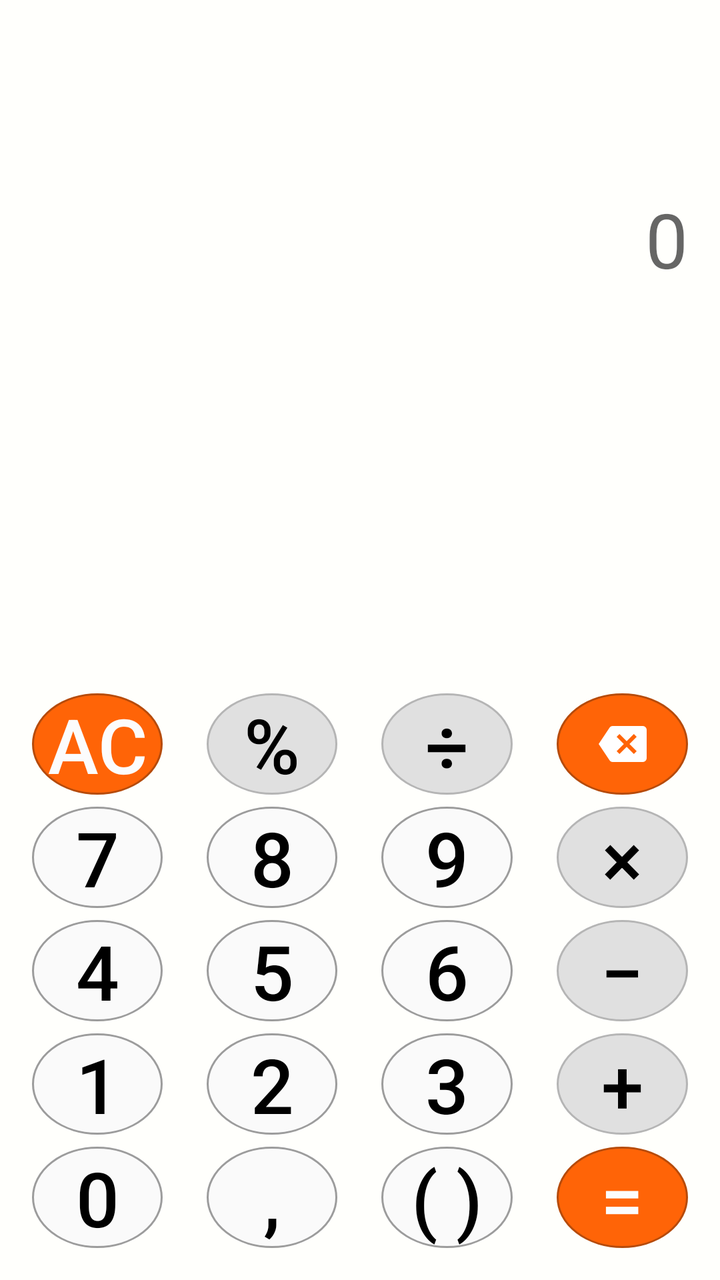
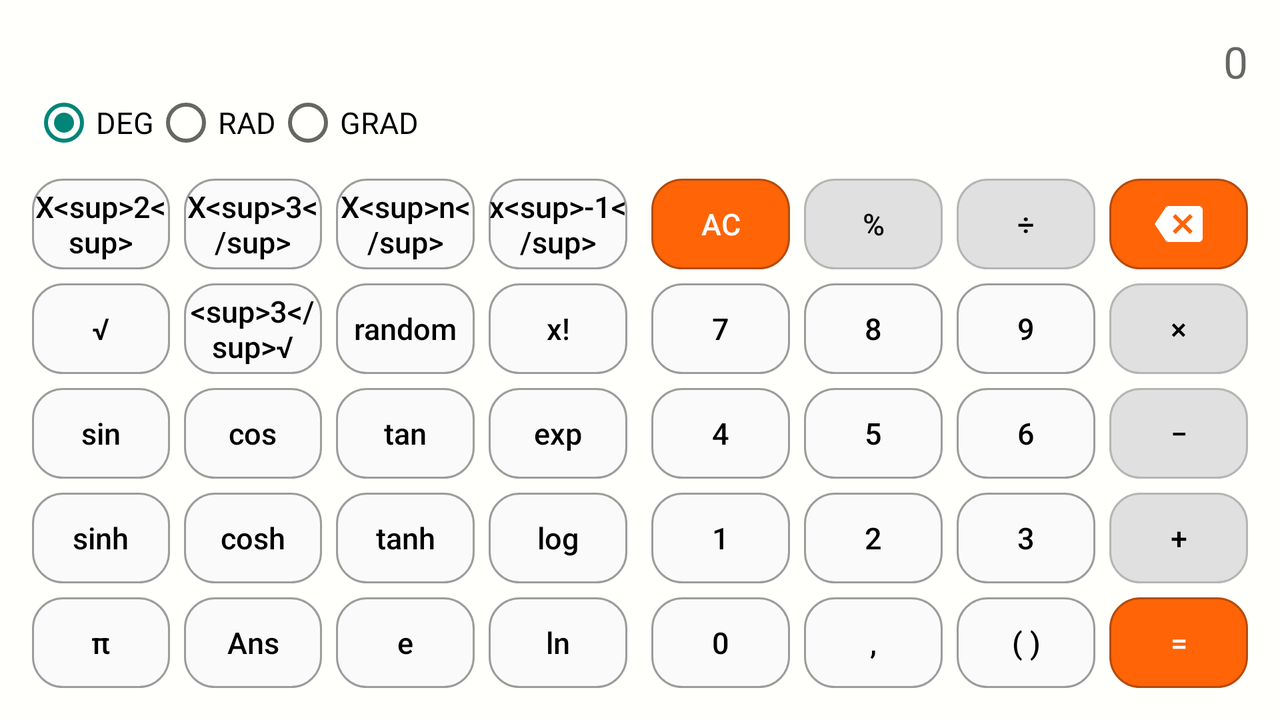

One screen, two layout resources from the same app: the default and the repository's alternative for another configuration. Each is rendered where Android would select it; the XML of both is given below.
<!-- AndroidManifest.xml: application theme AppTheme -->
<!-- res/layout/fragment_lg_orange.xml -->
<?xml version="1.0" encoding="utf-8"?>
<RelativeLayout xmlns:android="http://schemas.android.com/apk/res/android"
    style="@style/LgTheme"
    android:layout_width="match_parent"
    android:layout_height="match_parent"
    android:background="#fffffc"
    android:padding="@dimen/activity_margin">

    <LinearLayout
        android:layout_width="match_parent"
        android:layout_height="match_parent"
        android:layout_alignParentTop="true"
        android:layout_above="@+id/container"
        android:weightSum="8"
        android:orientation="vertical"
        android:id="@+id/editing">

        <TextView
            android:id="@+id/lg_edit"
            android:layout_width="match_parent"
            android:layout_height="0dp"
            android:gravity="center|end"
            android:hint="@string/n0"
            android:textColor="#ff000000"
            android:textSize="@dimen/text_edit"
            android:layout_weight="5"
            android:textIsSelectable="true" />

        <TextView
            android:id="@+id/lg_solution"
            android:layout_width="match_parent"
            android:layout_height="0dp"
            android:gravity="center|end"
            android:maxLines="1"
            android:textColor="@color/lg_orange"
            android:textSize="@dimen/text_solution"
            android:layout_weight="3"/>
    </LinearLayout>

    <RelativeLayout
        android:id="@+id/container"
        android:layout_width="match_parent"
        android:layout_height="wrap_content"
        android:layout_alignParentBottom="true">

        <LinearLayout
            android:id="@+id/l1"
            android:layout_width="match_parent"
            android:layout_height="wrap_content"
            android:orientation="horizontal">

            <Button
                android:id="@+id/lg_ac"
                style="@style/Lg.Special.Orange"
                android:text="@string/ac"/>

            <Button
                android:id="@+id/lg_extra"
                style="@style/Lg.Symbols"
                android:layout_marginLeft="@dimen/margin_left"
                android:layout_marginStart="@dimen/margin_left"
                android:text="@string/percentage" />

            <Button
                android:id="@+id/lg_division"
                style="@style/Lg.Symbols"
                android:layout_marginLeft="@dimen/margin_left"
                android:layout_marginStart="@dimen/margin_left"
                android:text="@string/division" />

            <ImageButton
                android:id="@+id/lg_backspace"
                android:layout_marginLeft="@dimen/margin_left"
                android:layout_marginStart="@dimen/margin_left"
                android:src="@drawable/backspace_white"
                style="@style/Lg.Special.Orange"
                android:layout_height="match_parent"/>

        </LinearLayout>

        <LinearLayout
            android:id="@+id/l2"
            android:layout_width="match_parent"
            android:layout_height="wrap_content"
            android:layout_below="@+id/l1"
            android:layout_marginTop="@dimen/margin_top"
            android:orientation="horizontal">

            <Button
                android:id="@+id/lg_n7"
                style="@style/Lg.Numbers"
                android:text="@string/n7" />

            <Button
                android:id="@+id/lg_n8"
                style="@style/Lg.Numbers"
                android:layout_marginLeft="@dimen/margin_left"
                android:layout_marginStart="@dimen/margin_left"
                android:text="@string/n8" />

            <Button
                android:id="@+id/lg_n9"
                style="@style/Lg.Numbers"
                android:layout_marginLeft="@dimen/margin_left"
                android:layout_marginStart="@dimen/margin_left"
                android:text="@string/n9" />

            <Button
                android:id="@+id/lg_multiplier"
                style="@style/Lg.Symbols"
                android:text="@string/multiplier"
                android:layout_marginLeft="@dimen/margin_left"
                android:layout_marginStart="@dimen/margin_left"/>

        </LinearLayout>

        <LinearLayout
            android:id="@+id/l3"
            android:layout_width="match_parent"
            android:layout_height="wrap_content"
            android:layout_below="@id/l2"
            android:layout_marginTop="@dimen/margin_top"
            android:orientation="horizontal">

            <Button
                android:id="@+id/lg_n4"
                style="@style/Lg.Numbers"
                android:text="@string/n4" />

            <Button
                android:id="@+id/lg_n5"
                style="@style/Lg.Numbers"
                android:layout_marginLeft="@dimen/margin_left"
                android:layout_marginStart="@dimen/margin_left"
                android:text="@string/n5" />

            <Button
                android:id="@+id/lg_n6"
                style="@style/Lg.Numbers"
                android:layout_marginLeft="@dimen/margin_left"
                android:layout_marginStart="@dimen/margin_left"
                android:text="@string/n6" />

            <Button
                android:id="@+id/lg_minus"
                style="@style/Lg.Symbols"
                android:layout_marginLeft="@dimen/margin_left"
                android:layout_marginStart="@dimen/margin_left"
                android:text="@string/minus" />


        </LinearLayout>

        <LinearLayout
            android:id="@+id/l4"
            android:layout_width="match_parent"
            android:layout_height="wrap_content"
            android:layout_below="@id/l3"
            android:layout_marginTop="@dimen/margin_top"
            android:orientation="horizontal">

            <Button
                android:id="@+id/lg_n1"
                style="@style/Lg.Numbers"
                android:text="@string/n1" />

            <Button
                android:id="@+id/lg_n2"
                style="@style/Lg.Numbers"
                android:layout_marginLeft="@dimen/margin_left"
                android:layout_marginStart="@dimen/margin_left"
                android:text="@string/n2" />

            <Button
                android:id="@+id/lg_n3"
                style="@style/Lg.Numbers"
                android:layout_marginLeft="@dimen/margin_left"
                android:layout_marginStart="@dimen/margin_left"
                android:text="@string/n3" />

            <Button
                android:id="@+id/lg_plus"
                style="@style/Lg.Symbols"
                android:layout_marginLeft="@dimen/margin_left"
                android:layout_marginStart="@dimen/margin_left"
                android:text="@string/plus" />

        </LinearLayout>

        <LinearLayout
            android:id="@+id/l5"
            android:layout_width="match_parent"
            android:layout_height="wrap_content"
            android:layout_below="@id/l4"
            android:layout_marginTop="@dimen/margin_top"
            android:orientation="horizontal">

            <Button
                android:id="@+id/lg_n0"
                style="@style/Lg.Numbers"
                android:text="@string/n0" />

            <Button
                android:id="@+id/lg_comma"
                style="@style/Lg.Numbers"
                android:layout_marginLeft="@dimen/margin_left"
                android:layout_marginStart="@dimen/margin_left"
                android:text="@string/comma" />

            <Button
                android:id="@+id/lg_parenthesis"
                style="@style/Lg.Numbers"
                android:layout_marginLeft="@dimen/margin_left"
                android:layout_marginStart="@dimen/margin_left"
                android:text="@string/parenthesis" />

            <Button
                android:id="@+id/lg_equal"
                android:layout_marginLeft="@dimen/margin_left"
                android:layout_marginStart="@dimen/margin_left"
                android:text="@string/equal"
                style="@style/Lg.Special.Orange"/>

        </LinearLayout>

    </RelativeLayout>

</RelativeLayout>
<!-- resources referenced by this layout -->
<resources>
  <color name="lg_orange">#ff6407</color>
  <!-- from res/values-sw360dp/ -->
  <dimen name="activity_margin">16dp</dimen>
  <!-- from res/values-sw360dp/ -->
  <dimen name="margin_left">22dp</dimen>
  <!-- from res/values-sw360dp/ -->
  <dimen name="margin_top">6dp</dimen>
  <!-- from res/values-sw360dp/ -->
  <dimen name="text_edit">38sp</dimen>
  <!-- from res/values-sw360dp/ -->
  <dimen name="text_solution">30sp</dimen>
  <string name="ac" translatable="false">AC</string>
  <string name="comma" translatable="false">,</string>
  <string name="division" translatable="false">÷</string>
  <string name="equal" translatable="false">=</string>
  <string name="minus" translatable="false">−</string>
  <string name="multiplier" translatable="false">×</string>
  <string name="n0" translatable="false">0</string>
  <string name="n1" translatable="false">1</string>
  <string name="n2" translatable="false">2</string>
  <string name="n3" translatable="false">3</string>
  <string name="n4" translatable="false">4</string>
  <string name="n5" translatable="false">5</string>
  <string name="n6" translatable="false">6</string>
  <string name="n7" translatable="false">7</string>
  <string name="n8" translatable="false">8</string>
  <string name="n9" translatable="false">9</string>
  <string name="parenthesis" translatable="false">( )</string>
  <string name="percentage" translatable="false">%</string>
  <string name="plus" translatable="false">+</string>
  <style name="Lg.Numbers">
          <item name="android:background">@drawable/lg_numbers</item>
      </style>
  <style name="Lg.Special.Orange">
          <item name="android:background">@drawable/lg_special_orange</item>
      </style>
  <style name="Lg.Symbols">
          <item name="android:background">@drawable/lg_symbols</item>
      </style>
  <style name="LgTheme" parent="Theme.AppCompat.Light">
  
      </style>
  <style name="AppTheme" parent="Theme.AppCompat.Light.NoActionBar">
  
      </style>
  <!-- drawable lg_numbers (drawable) -->
  <?xml version="1.0" encoding="utf-8"?>
  <selector xmlns:android="http://schemas.android.com/apk/res/android">
      <item android:state_pressed="false">
          <shape android:shape="oval">
              <solid android:color="@color/lg_number" />
              <stroke android:width="1dp" android:color="@color/lg_number_stroke" />
          </shape>
      </item>
      <item android:state_pressed="true">
          <shape android:shape="oval">
              <solid android:color="@color/lg_number_pressed" />
              <stroke android:width="1dp" android:color="@color/lg_number_stroke" />
          </shape>
      </item>
  </selector>
  <!-- drawable lg_special_orange (drawable) -->
  <?xml version="1.0" encoding="utf-8"?>
  <selector xmlns:android="http://schemas.android.com/apk/res/android">
      <item android:state_pressed="false">
          <shape android:shape="oval">
              <solid android:color="@color/lg_orange" />
              <stroke android:width="1dp" android:color="@color/lg_orange_stroke" />
          </shape>
      </item>
      <item android:state_pressed="true">
          <shape android:shape="oval">
              <solid android:color="@color/lg_orange_pressed" />
              <stroke android:width="1dp" android:color="@color/lg_orange_stroke" />
          </shape>
      </item>
  </selector>
  <color name="lg_number">#fafafa</color>
  <color name="lg_number_stroke">#9c9c9c</color>
  <color name="lg_number_pressed">#dddddd</color>
  <color name="lg_orange_stroke">#b64b0b</color>
  <color name="lg_orange_pressed">#c95007</color>
  <color name="lg_sign">#e0e0e0</color>
  <color name="lg_sign_stroke">#b5b5b5</color>
  <color name="lg_sign_pressed">#bfbfbf</color>
</resources>
<!-- res/layout-land/fragment_lg_orange.xml (the repository's variant of the layout above) -->
<!-- drawn on the phone turned sideways -->
<LinearLayout xmlns:android="http://schemas.android.com/apk/res/android"
    xmlns:tools="http://schemas.android.com/tools"
    android:id="@+id/major_container"
    style="@style/LgTheme"
    android:layout_width="match_parent"
    android:layout_height="match_parent"
    android:background="#fffffc"
    android:padding="@dimen/activity_margin"
    android:orientation="vertical">

    <LinearLayout
        android:layout_width="match_parent"
        android:layout_height="wrap_content"
        android:orientation="vertical">

        <TextView
            android:id="@+id/lg_edit"
            android:layout_width="match_parent"
            android:layout_height="wrap_content"
            android:gravity="center|end"
            android:hint="@string/n0"
            android:textColor="#ff000000"
            android:textSize="@dimen/text_edit_land"
            android:textIsSelectable="true" />

        <LinearLayout
            android:layout_width="match_parent"
            android:layout_height="wrap_content"
            android:orientation="horizontal">

            <RadioGroup
                android:id="@+id/lg_radioGroup"
                android:layout_width="wrap_content"
                android:layout_height="wrap_content"
                android:checkedButton="@+id/lg_deg"
                android:orientation="horizontal">

                <RadioButton
                    android:id="@+id/lg_deg"
                    android:layout_width="wrap_content"
                    android:layout_height="match_parent"
                    android:checked="false"
                    android:text="@string/deg"
                    android:textSize="@dimen/text_land"/>

                <RadioButton
                    android:id="@+id/lg_rad"
                    android:layout_width="wrap_content"
                    android:layout_height="match_parent"
                    android:checked="false"
                    android:text="@string/rad"
                    android:textSize="@dimen/text_land"/>

                <RadioButton
                    android:id="@+id/lg_grad"
                    android:layout_width="wrap_content"
                    android:layout_height="match_parent"
                    android:checked="false"
                    android:text="@string/grad"
                    android:textSize="@dimen/text_land"/>
            </RadioGroup>

            <TextView
                android:id="@+id/lg_solution"
                android:layout_width="match_parent"
                android:layout_height="wrap_content"
                android:gravity="center|end"
                android:maxLines="1"
                android:textColor="@color/lg_orange"
                android:textSize="@dimen/text_solution_land" />

        </LinearLayout>

    </LinearLayout>

    <LinearLayout
        android:id="@+id/container"
        android:layout_width="match_parent"
        android:layout_height="match_parent"
        android:orientation="vertical"
        android:weightSum="5"
        android:layout_marginTop="@dimen/margin_left2_land">

        <LinearLayout
            android:layout_width="match_parent"
            android:layout_height="0dp"
            android:gravity="center"
            android:orientation="horizontal"
            android:layout_weight="1">

            <Button
                android:id="@+id/lg_squared"
                style="@style/Lg.Numbers.Land"
                android:text="@string/squared" />

            <Button
                android:id="@+id/lg_cubed"
                style="@style/Lg.Numbers.Land"
                android:layout_marginLeft="@dimen/margin_left_land"
                android:layout_marginStart="@dimen/margin_left_land"
                android:text="@string/cubed" />

            <Button
                android:id="@+id/lg_power"
                style="@style/Lg.Numbers.Land"
                android:layout_marginLeft="@dimen/margin_left_land"
                android:layout_marginStart="@dimen/margin_left_land"
                android:text="@string/power" />

            <Button
                android:id="@+id/lg_raised_to_minus1"
                style="@style/Lg.Numbers.Land"
                android:layout_marginLeft="@dimen/margin_left_land"
                android:layout_marginStart="@dimen/margin_left_land"
                android:text="@string/raised_to_minus1" />

            <Button
                android:id="@+id/lg_ac"
                android:layout_marginLeft="@dimen/margin_left2_land"
                android:layout_marginStart="@dimen/margin_left2_land"
                android:text="@string/ac"
                style="@style/Lg.Special.Orange.Land"/>

            <Button
                android:id="@+id/lg_extra"
                style="@style/Lg.Symbols.Land"
                android:layout_marginLeft="@dimen/margin_left_land"
                android:layout_marginStart="@dimen/margin_left_land"
                android:text="@string/percentage" />

            <Button
                android:id="@+id/lg_division"
                style="@style/Lg.Symbols.Land"
                android:layout_marginLeft="@dimen/margin_left_land"
                android:layout_marginStart="@dimen/margin_left_land"
                android:text="@string/division" />

            <ImageButton
                android:id="@+id/lg_backspace"
                android:layout_marginLeft="@dimen/margin_left_land"
                android:layout_marginStart="@dimen/margin_left_land"
                android:src="@drawable/backspace_white"
                style="@style/Lg.Special.Orange.Land"/>

        </LinearLayout>

        <LinearLayout
            android:layout_width="match_parent"
            android:layout_height="0dp"
            android:layout_marginTop="@dimen/margin_left_land"
            android:gravity="center"
            android:orientation="horizontal"
            android:layout_weight="1">

            <Button
                android:id="@+id/lg_root"
                style="@style/Lg.Numbers.Land"
                android:text="@string/root" />

            <Button
                android:id="@+id/lg_cubed_root"
                style="@style/Lg.Numbers.Land"
                android:layout_marginLeft="@dimen/margin_left_land"
                android:layout_marginStart="@dimen/margin_left_land"
                android:text="@string/cubed_root" />

            <Button
                android:id="@+id/lg_random"
                style="@style/Lg.Numbers.Land"
                android:layout_marginLeft="@dimen/margin_left_land"
                android:layout_marginStart="@dimen/margin_left_land"
                android:text="@string/random" />

            <Button
                android:id="@+id/lg_factorial"
                style="@style/Lg.Numbers.Land"
                android:layout_marginLeft="@dimen/margin_left_land"
                android:layout_marginStart="@dimen/margin_left_land"
                android:text="@string/factorial" />

            <Button
                android:id="@+id/lg_n7"
                style="@style/Lg.Numbers.Land"
                android:layout_marginLeft="@dimen/margin_left2_land"
                android:layout_marginStart="@dimen/margin_left2_land"
                android:text="@string/n7" />

            <Button
                android:id="@+id/lg_n8"
                style="@style/Lg.Numbers.Land"
                android:layout_marginLeft="@dimen/margin_left_land"
                android:layout_marginStart="@dimen/margin_left_land"
                android:text="@string/n8" />

            <Button
                android:id="@+id/lg_n9"
                style="@style/Lg.Numbers.Land"
                android:layout_marginLeft="@dimen/margin_left_land"
                android:layout_marginStart="@dimen/margin_left_land"
                android:text="@string/n9" />

            <Button
                android:id="@+id/lg_multiplier"
                style="@style/Lg.Symbols.Land"
                android:layout_marginLeft="@dimen/margin_left_land"
                android:layout_marginStart="@dimen/margin_left_land"
                android:text="@string/multiplier" />

        </LinearLayout>

        <LinearLayout
            android:layout_width="match_parent"
            android:layout_height="0dp"
            android:layout_marginTop="@dimen/margin_left_land"
            android:gravity="center"
            android:orientation="horizontal"
            android:layout_weight="1">

            <Button
                android:id="@+id/lg_sin"
                style="@style/Lg.Numbers.Land"
                android:text="@string/sin" />

            <Button
                android:id="@+id/lg_cos"
                style="@style/Lg.Numbers.Land"
                android:layout_marginLeft="@dimen/margin_left_land"
                android:layout_marginStart="@dimen/margin_left_land"
                android:text="@string/cos" />

            <Button
                android:id="@+id/lg_tan"
                style="@style/Lg.Numbers.Land"
                android:layout_marginLeft="@dimen/margin_left_land"
                android:layout_marginStart="@dimen/margin_left_land"
                android:text="@string/tan" />

            <Button
                android:id="@+id/lg_exp"
                style="@style/Lg.Numbers.Land"
                android:layout_marginLeft="@dimen/margin_left_land"
                android:layout_marginStart="@dimen/margin_left_land"
                android:text="@string/exp" />

            <Button
                android:id="@+id/lg_n4"
                style="@style/Lg.Numbers.Land"
                android:layout_marginLeft="@dimen/margin_left2_land"
                android:layout_marginStart="@dimen/margin_left2_land"
                android:text="@string/n4" />

            <Button
                android:id="@+id/lg_n5"
                style="@style/Lg.Numbers.Land"
                android:layout_marginLeft="@dimen/margin_left_land"
                android:layout_marginStart="@dimen/margin_left_land"
                android:text="@string/n5" />

            <Button
                android:id="@+id/lg_n6"
                style="@style/Lg.Numbers.Land"
                android:layout_marginLeft="@dimen/margin_left_land"
                android:layout_marginStart="@dimen/margin_left_land"
                android:text="@string/n6" />

            <Button
                android:id="@+id/lg_minus"
                style="@style/Lg.Symbols.Land"
                android:layout_marginLeft="@dimen/margin_left_land"
                android:layout_marginStart="@dimen/margin_left_land"
                android:text="@string/minus" />

        </LinearLayout>

        <LinearLayout
            android:layout_width="match_parent"
            android:layout_height="0dp"
            android:layout_marginTop="@dimen/margin_left_land"
            android:gravity="center"
            android:orientation="horizontal"
            android:layout_weight="1">

            <Button
                android:id="@+id/lg_sinh"
                style="@style/Lg.Numbers.Land"
                android:text="@string/sinh" />

            <Button
                android:id="@+id/lg_cosh"
                style="@style/Lg.Numbers.Land"
                android:layout_marginLeft="@dimen/margin_left_land"
                android:layout_marginStart="@dimen/margin_left_land"
                android:text="@string/cosh" />

            <Button
                android:id="@+id/lg_tanh"
                style="@style/Lg.Numbers.Land"
                android:layout_marginLeft="@dimen/margin_left_land"
                android:layout_marginStart="@dimen/margin_left_land"
                android:text="@string/tanh" />

            <Button
                android:id="@+id/lg_log"
                style="@style/Lg.Numbers.Land"
                android:layout_marginLeft="@dimen/margin_left_land"
                android:layout_marginStart="@dimen/margin_left_land"
                android:text="@string/log" />

            <Button
                android:id="@+id/lg_n1"
                style="@style/Lg.Numbers.Land"
                android:layout_marginLeft="@dimen/margin_left2_land"
                android:layout_marginStart="@dimen/margin_left2_land"
                android:text="@string/n1" />

            <Button
                android:id="@+id/lg_n2"
                style="@style/Lg.Numbers.Land"
                android:layout_marginLeft="@dimen/margin_left_land"
                android:layout_marginStart="@dimen/margin_left_land"
                android:text="@string/n2" />

            <Button
                android:id="@+id/lg_n3"
                style="@style/Lg.Numbers.Land"
                android:layout_marginLeft="@dimen/margin_left_land"
                android:layout_marginStart="@dimen/margin_left_land"
                android:text="@string/n3" />

            <Button
                android:id="@+id/lg_plus"
                style="@style/Lg.Symbols.Land"
                android:layout_marginLeft="@dimen/margin_left_land"
                android:layout_marginStart="@dimen/margin_left_land"
                android:text="@string/plus" />

        </LinearLayout>

        <LinearLayout
            android:layout_width="match_parent"
            android:layout_height="0dp"
            android:layout_marginTop="@dimen/margin_left_land"
            android:gravity="center"
            android:orientation="horizontal"
            android:layout_weight="1">

            <Button
                android:id="@+id/lg_pi"
                style="@style/Lg.Numbers.Land"
                android:text="@string/pi"
                android:textSize="@dimen/text_land" />

            <Button
                android:id="@+id/lg_ans"
                style="@style/Lg.Numbers.Land"
                android:layout_marginLeft="@dimen/margin_left_land"
                android:layout_marginStart="@dimen/margin_left_land"
                android:text="@string/ans" />

            <Button
                android:id="@+id/lg_e"
                style="@style/Lg.Numbers.Land"
                android:layout_marginLeft="@dimen/margin_left_land"
                android:layout_marginStart="@dimen/margin_left_land"
                android:text="@string/e" />

            <Button
                android:id="@+id/lg_ln"
                style="@style/Lg.Numbers.Land"
                android:layout_marginLeft="@dimen/margin_left_land"
                android:layout_marginStart="@dimen/margin_left_land"
                android:text="@string/ln" />

            <Button
                android:id="@+id/lg_n0"
                style="@style/Lg.Numbers.Land"
                android:layout_marginLeft="@dimen/margin_left2_land"
                android:layout_marginStart="@dimen/margin_left2_land"
                android:text="@string/n0" />

            <Button
                android:id="@+id/lg_comma"
                style="@style/Lg.Numbers.Land"
                android:layout_marginLeft="@dimen/margin_left_land"
                android:layout_marginStart="@dimen/margin_left_land"
                android:text="@string/comma" />

            <Button
                android:id="@+id/lg_parenthesis"
                style="@style/Lg.Numbers.Land"
                android:layout_marginLeft="@dimen/margin_left_land"
                android:layout_marginStart="@dimen/margin_left_land"
                android:text="@string/parenthesis" />

            <Button
                android:id="@+id/lg_equal"
                android:layout_marginLeft="@dimen/margin_left_land"
                android:layout_marginStart="@dimen/margin_left_land"
                android:text="@string/equal"
                style="@style/Lg.Special.Orange.Land"/>

        </LinearLayout>

    </LinearLayout>

</LinearLayout>
<!-- resources referenced by the variant -->
<!-- as the phone turned sideways resolves them -->
<resources>
  <color name="lg_orange">#ff6407</color>
  <!-- from res/values-sw360dp/ -->
  <dimen name="activity_margin">16dp</dimen>
  <!-- from res/values-sw360dp/ -->
  <dimen name="margin_left2_land">12dp</dimen>
  <!-- from res/values-sw360dp/ -->
  <dimen name="margin_left_land">7dp</dimen>
  <!-- from res/values-sw360dp/ -->
  <dimen name="text_edit_land">22sp</dimen>
  <!-- from res/values-sw360dp/ -->
  <dimen name="text_land">15sp</dimen>
  <!-- from res/values-sw360dp/ -->
  <dimen name="text_solution_land">20sp</dimen>
  <!-- drawable backspace_white: png bitmap (drawable-hdpi, 624 bytes) -->
  <string name="ac" translatable="false">AC</string>
  <string name="ans" translatable="false">Ans</string>
  <string name="comma" translatable="false">,</string>
  <string name="cos" translatable="false">cos</string>
  <string name="cosh" translatable="false">cosh</string>
  <string name="cubed" translatable="false">X&lt;sup&gt;3&lt;/sup&gt;</string>
  <string name="cubed_root" translatable="false">&lt;sup&gt;3&lt;/sup&gt;√</string>
  <string name="deg" translatable="false">DEG</string>
  <string name="division" translatable="false">÷</string>
  <string name="e" translatable="false">e</string>
  <string name="equal" translatable="false">=</string>
  <string name="exp" translatable="false">exp</string>
  <string name="factorial" translatable="false">x!</string>
  <string name="grad" translatable="false">GRAD</string>
  <string name="ln" translatable="false">ln</string>
  <string name="log" translatable="false">log</string>
  <string name="minus" translatable="false">−</string>
  <string name="multiplier" translatable="false">×</string>
  <string name="n0" translatable="false">0</string>
  <string name="n1" translatable="false">1</string>
  <string name="n2" translatable="false">2</string>
  <string name="n3" translatable="false">3</string>
  <string name="n4" translatable="false">4</string>
  <string name="n5" translatable="false">5</string>
  <string name="n6" translatable="false">6</string>
  <string name="n7" translatable="false">7</string>
  <string name="n8" translatable="false">8</string>
  <string name="n9" translatable="false">9</string>
  <string name="parenthesis" translatable="false">( )</string>
  <string name="percentage" translatable="false">%</string>
  <string name="pi" translatable="false">π</string>
  <string name="plus" translatable="false">+</string>
  <string name="power" translatable="false">X&lt;sup&gt;n&lt;/sup&gt;</string>
  <string name="rad" translatable="false">RAD</string>
  <string name="raised_to_minus1" translatable="false">x&lt;sup&gt;-1&lt;/sup&gt;</string>
  <string name="random" translatable="false">random</string>
  <string name="root" translatable="false">√</string>
  <string name="sin" translatable="false">sin</string>
  <string name="sinh" translatable="false">sinh</string>
  <string name="squared" translatable="false">X&lt;sup&gt;2&lt;sup&gt;</string>
  <string name="tan" translatable="false">tan</string>
  <string name="tanh" translatable="false">tanh</string>
  <style name="Lg.Numbers.Land">
          <item name="android:textSize">@dimen/text_land</item>
      </style>
  <style name="Lg.Special.Orange.Land">
          <item name="android:textSize">@dimen/text_land</item>
      </style>
  <style name="Lg.Symbols.Land">
          <item name="android:textSize">@dimen/text_land</item>
      </style>
  <style name="LgTheme" parent="Theme.AppCompat.Light">
  
      </style>
  <style name="AppTheme" parent="Theme.AppCompat.Light.NoActionBar">
  
      </style>
</resources>
